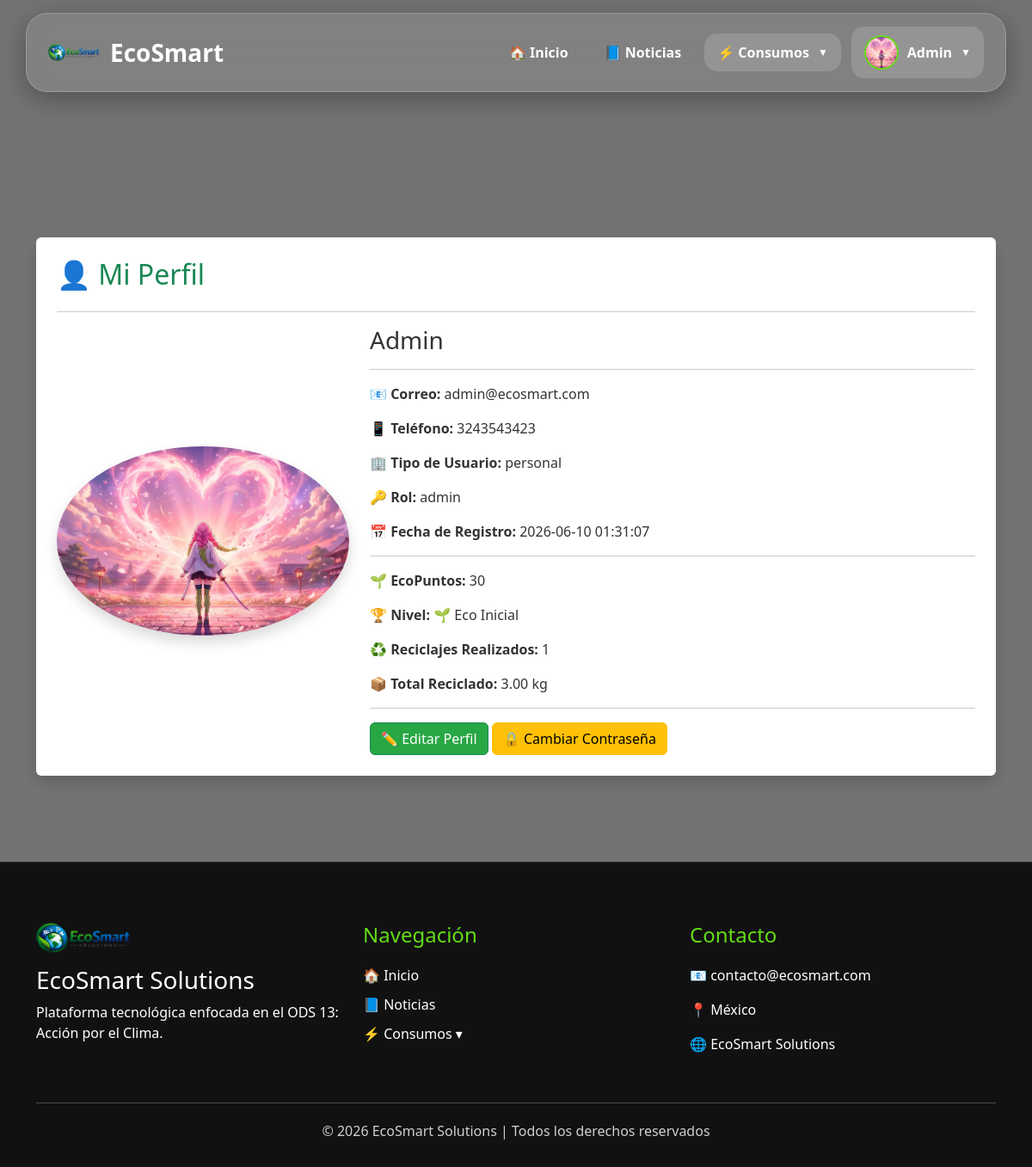
Page /perfil.php (signed in) on the committed database.
### tables this page shows
CREATE TABLE `usuarios` (
  `id` int(11) NOT NULL,
  `nombre` varchar(100) DEFAULT NULL,
  `correo` varchar(100) DEFAULT NULL,
  `password` varchar(255) DEFAULT NULL,
  `rol` enum('admin','usuario') DEFAULT 'usuario',
  `fecha_registro` timestamp NOT NULL DEFAULT current_timestamp(),
  `foto` varchar(255) DEFAULT 'default.png',
  `telefono` varchar(20) DEFAULT NULL,
  `tipo_usuario` enum('personal','empresa') DEFAULT 'personal',
  `eco_puntos` int(11) DEFAULT 0
);

### perfil.php (the view, shortened to what this page needs)
<?php
include 'config/conexion.php';
$id = $_SESSION['id'];
$query = mysqli_query(
    $conexion,
    "SELECT * FROM usuarios
     WHERE id='$id'"
);
$usuario = mysqli_fetch_assoc($query);
if($usuario['eco_puntos'] >= 1000){
    $nivel = "🌎 Eco Experto";
}elseif($usuario['eco_puntos'] >= 500){
    $nivel = "♻️ Eco Avanzado";
}else{
    $nivel = "🌱 Eco Inicial";
}
$consultaReciclajes = mysqli_query(
    $conexion,
    "SELECT COUNT(*) AS total
     FROM reciclaje
     WHERE usuario_id='$id'"
);
$totalReciclajes = mysqli_fetch_assoc(
    $consultaReciclajes
);
$consultaKg = mysqli_query(
    $conexion,
    "SELECT SUM(cantidad) AS total
     FROM reciclaje
     WHERE usuario_id='$id'"
);
$totalKg = mysqli_fetch_assoc(
    $consultaKg
);
include 'includes/header.php';
include 'includes/navbar.php';
?>
<div class="container mt-5 pt-5">
    <div class="section-box shadow p-4 bg-white rounded">
        <h2 class="mb-4">
            👤 Mi Perfil
        </h2>
        <hr>
        <div class="row align-items-center">
            <div class="col-md-4 text-center">
                <?php
                $foto = "default.png";
                if(
                    !empty($usuario['foto'])
                ){
                    $foto = $usuario['foto'];
                }
                ?>
                <img
                src="/EcoSmart/uploads/perfiles/<?php echo $foto; ?>"
                class="rounded-circle shadow"
                width="220"
                height="220"
                style="object-fit:cover;">
            </div>
            <div class="col-md-8">
                <h3>
                    <?= htmlspecialchars($usuario['nombre']) ?>
                </h3>
                <hr>
                <p>
                    <strong>📧 Correo:</strong>
                    <?= htmlspecialchars($usuario['correo']) ?>
                </p>
                <p>
                    <strong>📱 Teléfono:</strong>
                    <?= htmlspecialchars($usuario['telefono']) ?>
                </p>
                <p>
                    <strong>🏢 Tipo de Usuario:</strong>
                    <?= htmlspecialchars($usuario['tipo_usuario']) ?>
                </p>
                <p>
                    <strong>🔑 Rol:</strong>
                    <?= htmlspecialchars($usuario['rol']) ?>
                </p>
                <p>
                    <strong>📅 Fecha de Registro:</strong>
                    <?= $usuario['fecha_registro'] ?>
                </p>
                <hr>
                <p>
                    <strong>🌱 EcoPuntos:</strong>
                    <?= $usuario['eco_puntos'] ?>
                </p>
                <p>
                    <strong>🏆 Nivel:</strong>
                    <?= $nivel ?>
                </p>
                <p>
                    <strong>♻️ Reciclajes Realizados:</strong>
                    <?= $totalReciclajes['total'] ?>
                </p>
                <p>
                    <strong>📦 Total Reciclado:</strong>
                    <?= number_format($totalKg['total'] ?? 0, 2) ?>
                    kg
                </p>
                <hr>
                <a
                href="editar_perfil.php"
                class="btn btn-success">
                    ✏️ Editar Perfil
                </a>
                <a
                href="cambiar_password.php"
                class="btn btn-warning">
                    🔒 Cambiar Contraseña
                </a>
            </div>
        </div>
    </div>
</div>
<?php include 'includes/footer.php'; ?>

### assets/css/main.css (style rules this page uses)
* { margin:0; padding:0; box-sizing:border-box; }
html { scroll-behavior:smooth; }
body { padding-top:140px; font-family:'Segoe UI',sans-serif; background: linear-gradient( rgba(0,0,0,.55), rgba(0,0,0,.55) ), url('https://images.unsplash.com/photo-1497436072909-f5e4be8c8e8d'); background-size:cover; background-position:center; background-attachment:fixed; color:white; }
.section-box { background:rgba(255,255,255,.92); color:#333; padding:50px; margin:40px 0; border-radius:30px; box-shadow: 0 10px 30px rgba(0,0,0,.25); }
.section-box h2 { color:#0d6e3f; margin-bottom:20px; }

### assets/css/noticias.css (style rules this page uses)
.section-box { background:#fff; border-radius:15px; padding:25px; margin-bottom:25px; box-shadow:0 5px 20px rgba(0,0,0,.08); transition:.3s; }
.section-box img { width:100%; max-height:400px; object-fit:cover; border-radius:12px; margin:15px 0; }
.section-box h2 { color:#198754; margin-bottom:10px; }

### assets/css/noticias_admin.css (style rules this page uses)
.btn-success { background: #28a745; color: #fff; }
.btn-warning { background: #ffc107; color: #000; }
a { text-decoration: none; }

### rows in the picture
usuarios: foto (picture), nombre "Admin", correo "admin@ecosmart.com", telefono "3243543423", tipo_usuario "personal", rol "admin", fecha_registro "2026-06-10 01:31:07", eco_puntos "30", eco_puntos "🌱 Eco Inicial"

### other values in the picture
$_SESSION['usuario'] "Admin"
$totalReciclajes['total'] "1"
$totalKg['total'] "3.00"
